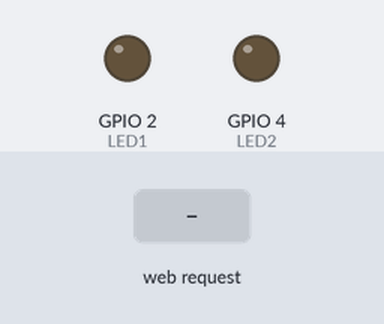
Bench run of a sketch on a simulated ESP32. Shown: output pins drawn as LEDs (lit = HIGH). The inputs (shaded band) are chosen by the test bench. WiFi joins after 1.5 s; servers stay silent unless stated; what the sketch prints to the serial monitor is not drawn.

Above: at 2.7 s.
2.8 s: HTTP request GET /d4on received
At 3.1 s:
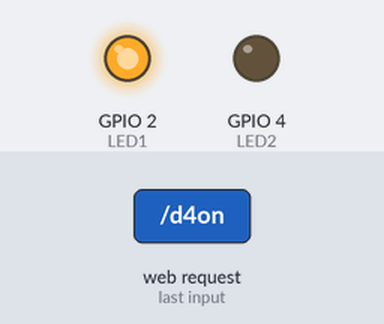
4.3 s: HTTP request GET /d2on received
At 5.4 s:
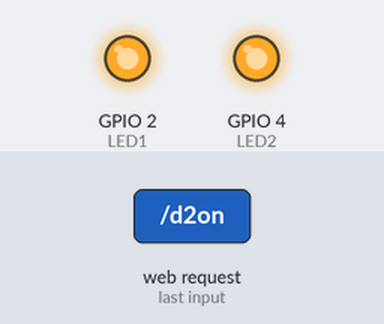
5.8 s: HTTP request GET /d4off received
At 6.6 s:
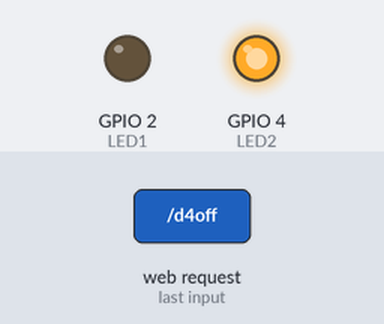
7.3 s: HTTP request GET /d2off received
At 7.7 s:
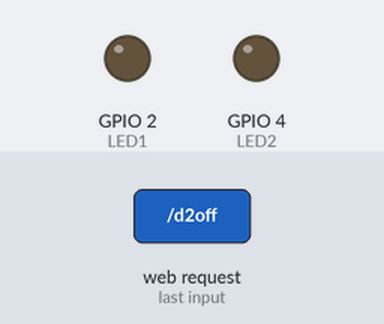
8.8 s: HTTP request GET /allon received
At 10.1 s:
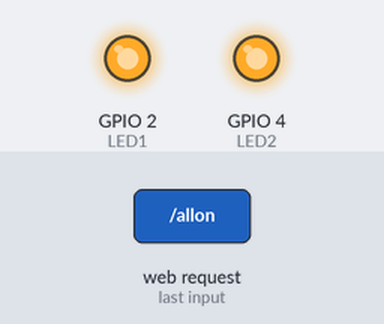
Timing chart, 0 to 11.3 s (numbered marks = the images above; inputs shaded):
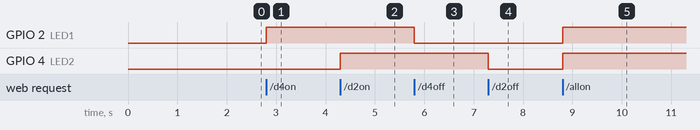

Measured:
- after the input at 2.8 s, GPIO 2 (LED1): LOW → HIGH at once
- after the input at 4.3 s, GPIO 4 (LED2): LOW → HIGH at once
- after the input at 5.8 s, GPIO 2 (LED1): HIGH → LOW at once
- after the input at 7.3 s, GPIO 4 (LED2): HIGH → LOW at once
- after the input at 8.8 s, GPIO 2 (LED1), GPIO 4 (LED2): LOW → HIGH at once

The sketch:

Hand_Gesture_LED_Control_.ino
```cpp
#include <WiFi.h>
#include <WebServer.h>

const char* ssid = "Redmi 14C 5G";
const char* password = "nercyvgwz8rm29g";

WebServer server(80);

#define LED1 2   // D4
#define LED2 4   // D2

void handleRoot() {
  server.send(200, "text/plain", "ESP32 Gesture LED System");
}

void ledOn1() { digitalWrite(LED1, HIGH); server.send(200, "text/plain", "D4 ON"); }
void ledOff1() { digitalWrite(LED1, LOW); server.send(200, "text/plain", "D4 OFF"); }
void ledOn2() { digitalWrite(LED2, HIGH); server.send(200, "text/plain", "D2 ON"); }
void ledOff2() { digitalWrite(LED2, LOW); server.send(200, "text/plain", "D2 OFF"); }
void allOn() { digitalWrite(LED1, HIGH); digitalWrite(LED2, HIGH); server.send(200, "text/plain", "ALL ON"); }
void allOff() { digitalWrite(LED1, LOW); digitalWrite(LED2, LOW); server.send(200, "text/plain", "ALL OFF"); }

void setup() {
  Serial.begin(115200);
  WiFi.begin(ssid, password);

  while (WiFi.status() != WL_CONNECTED) { delay(500); Serial.print("."); }
  Serial.println("\nConnected!");
  Serial.println(WiFi.localIP());

  pinMode(LED1, OUTPUT);
  pinMode(LED2, OUTPUT);

  server.on("/", handleRoot);
  server.on("/d4on", ledOn1);
  server.on("/d4off", ledOff1);
  server.on("/d2on", ledOn2);
  server.on("/d2off", ledOff2);
  server.on("/allon", allOn);
  server.on("/alloff", allOff);

  server.begin();
}

void loop() {
  server.handleClient();
}
```
